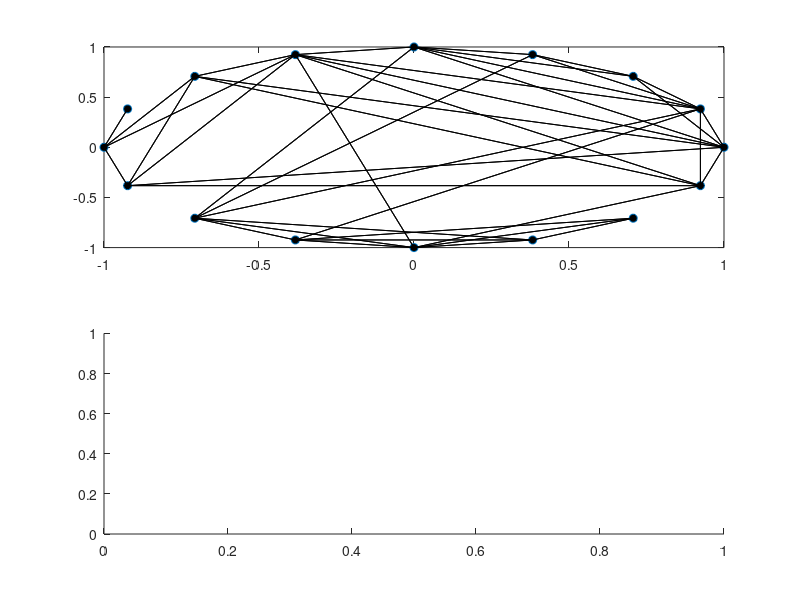

This chart was generated by the following MATLAB code: (Note: this script raises an error after producing the figure.)
n0=5; p=3;
randn('seed',0);
c=3.1;
A1=randn(n0,p)+c*[1,0,0];
A2=randn(n0,p)+c*[0,1,0];
A3=randn(n0,p)+c*[0,0,1];
A4=[0,0,0];
A=[A1;A2;A3;A4];

Dist=zeros(size(A,1));
for i=1:size(A,1)
   for j=1:size(A,1)
       Dist(i,j)=norm(A(i,:)-A(j,:),2);
   end
end

ee = 2.8;

W=ones(size(Dist));
W(Dist>ee)=0; % Set too far away to
W(Dist==0)=0;  % Avoid an edge to itself

D=zeros(size(A,1));
for i=1:size(A,1)
    D(i,i)=sum(W(i,:));
end

n=size(W,1);
z=exp(((1:n)-1)*2i*pi/n);
clf;
subplot(2,1,1);
plot(z,'o','MarkerFaceColor','k'); % Plot all nodes
hold on;

for i=1:size(W,1)
   for j=1:size(W,1)
       if (W(i,j)>0)
            plot([z(i),z(j)],'k');   % Plot edges
       end
   end
end

L = D-W;

[V, D] = eig(L);

v2 = V(:,2);

subplot(2,1,2);

ax = gca; % Get current axes
ax.XTick = 1:1:16; % Set x-ticks with step size of 1
%ax.YTick = min(y):1:max(y); % Set y-ticks with step size of 1

ax.GridLineStyle = '-'; % Solid grid lines
ax.GridAlpha = 0.3; % Adjust grid transparency

scatter(1:16, v2, '*')
grid on;